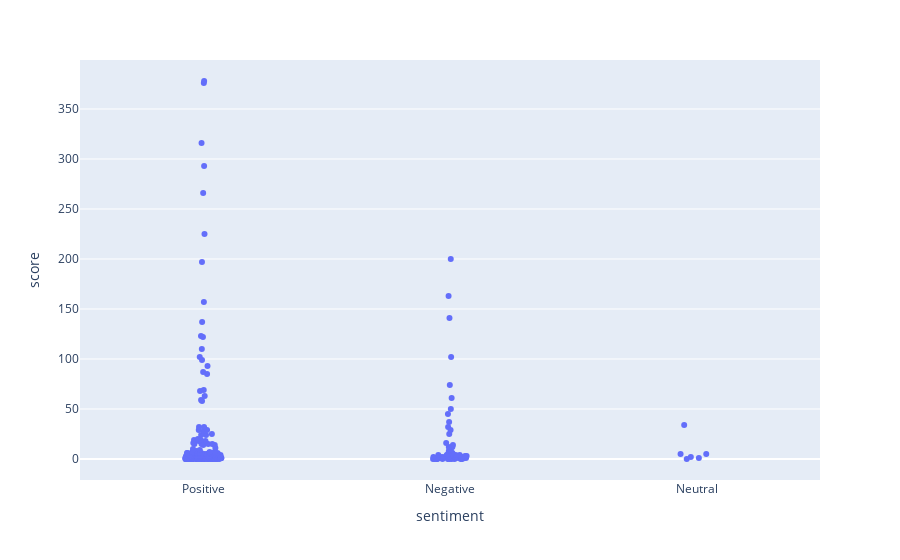

This figure's notebook cell:
### Code cell
px.strip(df_polarity, x='sentiment', y='score')

### Figure 1 — Plotly figure (JSON) as saved in the notebook; plotly's stock layout.template omitted (floating-point values rounded to 4 significant figures; data arrays with more than 128 entries replaced by an {"elided": "..."} marker saying what was removed)
{"data": [{"alignmentgroup": "True", "boxpoints": "all", "fillcolor": "rgba(255,255,255,0)", "hoveron": "points", "hovertemplate": "sentiment=%{x}<br>score=%{y}<extra></extra>", "legendgroup": "", "line": {"color": "rgba(255,255,255,0)"}, "marker": {"color": "#636efa"}, "name": "", "offsetgroup": "", "orientation": "v", "pointpos": 0, "showlegend": false, "type": "box", "x": {"elided": "300 str values"}, "x0": " ", "xaxis": "x", "y": {"elided": "300 int values"}, "y0": " ", "yaxis": "y"}], "layout": {"boxmode": "group", "legend": {"tracegroupgap": 0}, "margin": {"t": 60}, "xaxis": {"anchor": "y", "domain": [0, 1], "title": {"text": "sentiment"}}, "yaxis": {"anchor": "x", "domain": [0, 1], "title": {"text": "score"}}}}
